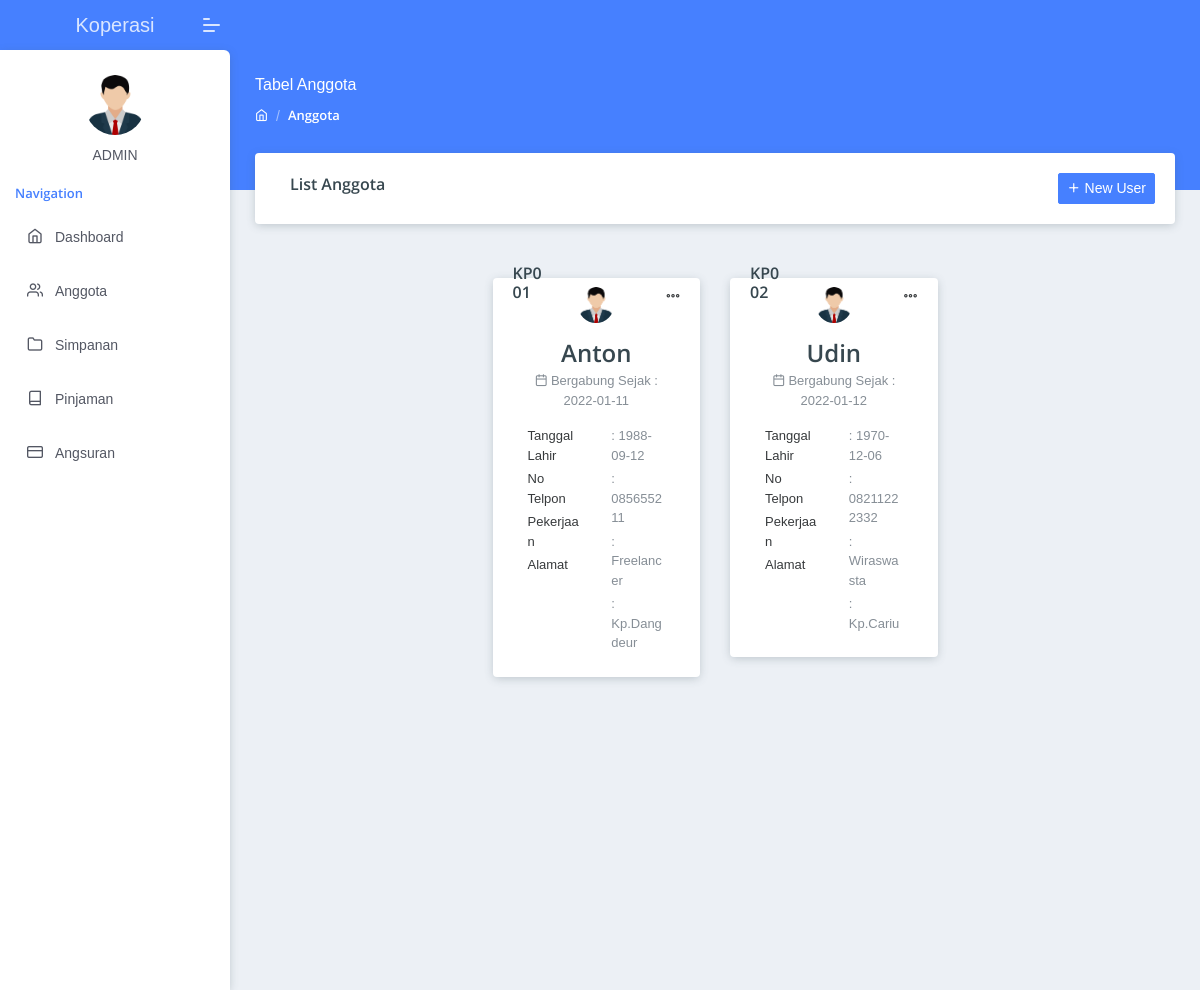
/index.php?page=nasabah (signed in), run on the app's committed database.
### tables this page shows
CREATE TABLE `anggota` (
  `id_anggota` varchar(11) NOT NULL,
  `nama_anggota` varchar(50) NOT NULL,
  `pekerjaan_anggota` varchar(50) NOT NULL,
  `no_telpon` varchar(20) NOT NULL,
  `tanggal_lahir` date NOT NULL,
  `tanggal_daftar` date NOT NULL,
  `alamat_anggota` text NOT NULL
);

### page/nasabah/nasabah.php (the view, shortened to what this page needs)
<div class="pcoded-main-container">
    <div class="pcoded-content">
        <div class="page-header">
            <div class="page-block">
                <div class="row align-items-center">
                    <div class="col-md-12">
                        <div class="page-header-title">
                            <h5 class="m-b-10">Tabel Anggota</h5>
                        </div>
                        <ul class="breadcrumb">
                            <li class="breadcrumb-item"><a href="index.html"><i class="feather icon-home"></i></a></li>
                            <li class="breadcrumb-item"><a href="#!">Anggota</a></li>
                        </ul>
                    </div>
                </div>
            </div>
        </div>
        <div class="row justify-content-center">
            <div class="col-sm-12">
                <div class="card">
                    <div class="card-body text-center">
                        <div class="row align-items-center m-l-0">
                            <div class="col-sm-6 text-left">
                                <h5>List Anggota</h5>
                            </div>
                            <div class="col-sm-6 text-right">
                                <button type="button" class="btn btn-primary btn-sm" data-toggle="modal" data-target="#modal-report"><i class="feather icon-plus"></i> New User</button>
                            </div>
                        </div>
                    </div>
                </div>
            </div>
            <?php
                $anggota = mysqli_query($koneksi,"SELECT * FROM anggota");
                while($a = mysqli_fetch_array($anggota))
                {
            ?>
                <div class="col-lg-3 col-md-5">
                    <div class="card user-card user-card-1 mt-4">
                        <div class="card-body pt-0">
                            <div class="user-about-block text-center">
                                <div class="row align-items-end">
                                    <div class="col text-left pb-3">
                                        <h5 class="mb-1 mt-3"><?php echo $a['id_anggota']; ?></h5>
                                    </div>
                                    <div class="col"><img class="img-radius img-fluid wid-80" src="assets/images/avatar.png" alt="User image"></div>
                                    <div class="col text-right pb-3">
                                        <div class="dropdown">
                                            <a class="drp-icon dropdown-toggle" data-toggle="dropdown" aria-haspopup="true" aria-expanded="false"><i class="feather icon-more-horizontal"></i></a>
                                        </div>
                                    </div>
                                </div>
                            </div>
                            <div class="text-center">
                                <a href="index.php?page=detail&nama_anggota=<?php echo $a['nama_anggota'];?>">
                                    <h4 class="mb-1 mt-3"><?php echo $a['nama_anggota']; ?></h4>
                                </a>
                                <p class="mb-3 text-muted"><i class="feather icon-calendar"> </i>Bergabung Sejak : <br><?php echo $a['tanggal_daftar']; ?></p>
                                <div class="col-md-12">
                                    <div class="row">
                                        <div class="col text-left">
                                            <p class="mb-1">Tanggal Lahir</p>
                                            <p class="mb-1">No Telpon</p>
                                            <p class="mb-1">Pekerjaan</p>
                                            <p class="mb-1">Alamat</p>
                                        </div>
                                        <div class="text-muted text-left col">
                                            <p class="mb-1">:    <?php echo $a['tanggal_lahir']; ?></p>
                                            <p class="mb-1">:    <?php echo $a['no_telpon']; ?></p>
                                            <p class="mb-1">:    <?php echo $a['pekerjaan_anggota']; ?></p>
                                            <p class="mb-1">:    <?php echo $a['alamat_anggota']; ?></p>
                                        </div>
                                    </div>
                                </div>
                            </div>
                        </div>
                    </div>
                </div>
            <?php
            }
            ?>
        </div>
    </div>
</div>

### include/head.php (shortened to what this page needs)
<!DOCTYPE html>
<html lang="en">
<head>
	<link rel="stylesheet" href="assets/css/plugins/dataTables.bootstrap4.min.css">
    <link href="https://cdnjs.cloudflare.com/ajax/libs/bootstrap-select/1.7.0/css/bootstrap-select.css" rel="stylesheet"/>
    <link rel="stylesheet" href="assets/css/style.css">
    <link rel="stylesheet" href="https://cdnjs.cloudflare.com/ajax/libs/bootstrap-datepicker/1.9.0/css/bootstrap-datepicker.css">
    <link rel="stylesheet" href="assets/css/plugins/daterangepicker.css">
</head>

### index.php (shortened to what this page needs)
<?php
	include('include/head.php');
?>
<body class="">
	<nav class="pcoded-navbar menu-light ">
		<div class="navbar-wrapper  ">
			<div class="navbar-content scroll-div " >
				<div class="">
					<div class="main-menu-header">
						<img class="img-radius" src="assets/images/avatar.png" alt="User-Profile-Image">
						<div class="user-details">
							<div id="more-details">ADMIN</div>
						</div>
					</div>
				</div>
				<ul class="nav pcoded-inner-navbar ">
					<li class="nav-item pcoded-menu-caption">
						<label>Navigation</label>
					</li>
					<li class="nav-item"><a href="index.php?page=dashboard" class="nav-link "><span class="pcoded-micon"><i class="feather icon-home"></i></span><span class="pcoded-mtext">Dashboard</span></a></li>
					<li class="nav-item"><a href="index.php?page=nasabah" class="nav-link "><span class="pcoded-micon"><i class="feather icon-users"></i></span><span class="pcoded-mtext">Anggota</span></a></li>
					<li class="nav-item"><a href="index.php?page=simpanan" class="nav-link "><span class="pcoded-micon"><i class="feather icon-folder"></i></span><span class="pcoded-mtext">Simpanan</span></a></li>
                    <li class="nav-item"><a href="index.php?page=pinjaman" class="nav-link "><span class="pcoded-micon"><i class="feather icon-book"></i></span><span class="pcoded-mtext">Pinjaman</span></a></li>
					<li class="nav-item"><a href="index.php?page=angsuran" class="nav-link "><span class="pcoded-micon"><i class="feather icon-credit-card"></i></span><span class="pcoded-mtext">Angsuran</span></a></li>
				</ul>
			</div>
		</div>
	</nav>
	<header class="navbar pcoded-header navbar-expand-lg navbar-light header-blue">
				<div class="m-header">
					<a class="mobile-menu" id="mobile-collapse" href="#!"><span></span></a>
					<a href="#!" class="b-brand">
						<a style="font-size:20px">Koperasi</a>
					</a>
				</div>
	</header>
    <?php
    include('config/program.php');
    ?>
</body>
</html>

### config/program.php (shortened to what this page needs)
<?php
$page = (isset($_GET['page'])) ? $_GET['page'] : "dashboard";
switch ($page) {
    case 'nasabah':
		    include "page/nasabah/nasabah.php";
		    break;
}
?>

### data on the page
anggota: id_anggota "KP001", nama_anggota "Anton", tanggal_daftar "2022-01-11", tanggal_lahir "1988-09-12", no_telpon "085655211", pekerjaan_anggota "Freelancer", alamat_anggota "Kp.Dangdeur"
anggota: id_anggota "KP002", nama_anggota "Udin", tanggal_daftar "2022-01-12", tanggal_lahir "1970-12-06", no_telpon "08211222332", pekerjaan_anggota "Wiraswasta", alamat_anggota "Kp.Cariu"
